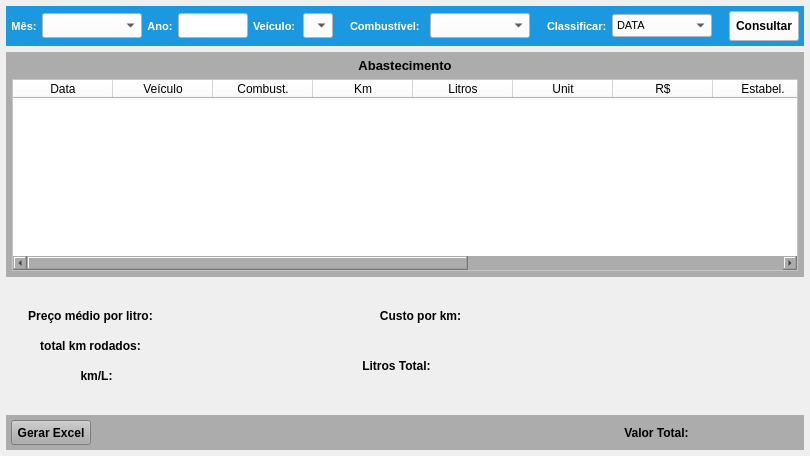
<?xml version="1.0" encoding="UTF-8"?>
<ui version="4.0">
 <class>MainWindow</class>
 <widget class="QMainWindow" name="MainWindow">
  <property name="geometry">
   <rect>
    <x>0</x>
    <y>0</y>
    <width>804</width>
    <height>456</height>
   </rect>
  </property>
  <property name="windowTitle">
   <string>Abastecimento Mensal/Anual</string>
  </property>
  <widget class="QWidget" name="centralwidget">
   <layout class="QVBoxLayout" name="verticalLayout">
    <property name="leftMargin">
     <number>6</number>
    </property>
    <property name="topMargin">
     <number>6</number>
    </property>
    <property name="rightMargin">
     <number>6</number>
    </property>
    <property name="bottomMargin">
     <number>6</number>
    </property>
    <item>
     <widget class="QWidget" name="widget_5" native="true">
      <property name="minimumSize">
       <size>
        <width>0</width>
        <height>40</height>
       </size>
      </property>
      <property name="maximumSize">
       <size>
        <width>16777215</width>
        <height>40</height>
       </size>
      </property>
      <property name="styleSheet">
       <string notr="true">background-color: rgb(27, 152, 224);</string>
      </property>
      <layout class="QHBoxLayout" name="horizontalLayout_3">
       <property name="spacing">
        <number>5</number>
       </property>
       <property name="leftMargin">
        <number>5</number>
       </property>
       <property name="topMargin">
        <number>5</number>
       </property>
       <property name="rightMargin">
        <number>5</number>
       </property>
       <property name="bottomMargin">
        <number>5</number>
       </property>
       <item>
        <widget class="QLabel" name="label_16">
         <property name="minimumSize">
          <size>
           <width>0</width>
           <height>0</height>
          </size>
         </property>
         <property name="maximumSize">
          <size>
           <width>30</width>
           <height>16777215</height>
          </size>
         </property>
         <property name="font">
          <font>
           <pointsize>8</pointsize>
           <weight>75</weight>
           <bold>true</bold>
          </font>
         </property>
         <property name="styleSheet">
          <string notr="true">color: rgb(255, 255, 255);</string>
         </property>
         <property name="text">
          <string>Mês:</string>
         </property>
         <property name="alignment">
          <set>Qt::AlignCenter</set>
         </property>
        </widget>
       </item>
       <item>
        <widget class="QComboBox" name="combo_Meses">
         <property name="sizePolicy">
          <sizepolicy hsizetype="Preferred" vsizetype="Preferred">
           <horstretch>0</horstretch>
           <verstretch>0</verstretch>
          </sizepolicy>
         </property>
         <property name="minimumSize">
          <size>
           <width>100</width>
           <height>0</height>
          </size>
         </property>
         <property name="maximumSize">
          <size>
           <width>130</width>
           <height>25</height>
          </size>
         </property>
         <property name="font">
          <font>
           <pointsize>8</pointsize>
          </font>
         </property>
         <property name="styleSheet">
          <string notr="true">background-color: rgb(255, 255, 255);</string>
         </property>
         <item>
          <property name="text">
           <string/>
          </property>
         </item>
         <item>
          <property name="text">
           <string>1 - JANEIRO</string>
          </property>
         </item>
         <item>
          <property name="text">
           <string>2 - FEVEREIRO</string>
          </property>
         </item>
         <item>
          <property name="text">
           <string>3 - MARÇO</string>
          </property>
         </item>
         <item>
          <property name="text">
           <string>4 - ABRIL</string>
          </property>
         </item>
         <item>
          <property name="text">
           <string>5 - MAIO</string>
          </property>
         </item>
         <item>
          <property name="text">
           <string>6 - JUNHO</string>
          </property>
         </item>
         <item>
          <property name="text">
           <string>7 - JULHO</string>
          </property>
         </item>
         <item>
          <property name="text">
           <string>8 - AGOSTO</string>
          </property>
         </item>
         <item>
          <property name="text">
           <string>9 - SETEMBRO</string>
          </property>
         </item>
         <item>
          <property name="text">
           <string>10 - OUTUBRO</string>
          </property>
         </item>
         <item>
          <property name="text">
           <string>11 - NOVEMBRO</string>
          </property>
         </item>
         <item>
          <property name="text">
           <string>12 - DEZEMBRO</string>
          </property>
         </item>
        </widget>
       </item>
       <item>
        <widget class="QLabel" name="label_17">
         <property name="minimumSize">
          <size>
           <width>0</width>
           <height>0</height>
          </size>
         </property>
         <property name="maximumSize">
          <size>
           <width>30</width>
           <height>16777215</height>
          </size>
         </property>
         <property name="font">
          <font>
           <pointsize>8</pointsize>
           <weight>75</weight>
           <bold>true</bold>
          </font>
         </property>
         <property name="styleSheet">
          <string notr="true">color: rgb(255, 255, 255);</string>
         </property>
         <property name="text">
          <string>Ano:</string>
         </property>
         <property name="alignment">
          <set>Qt::AlignCenter</set>
         </property>
        </widget>
       </item>
       <item>
        <widget class="QLineEdit" name="line_Ano">
         <property name="sizePolicy">
          <sizepolicy hsizetype="Preferred" vsizetype="Preferred">
           <horstretch>0</horstretch>
           <verstretch>0</verstretch>
          </sizepolicy>
         </property>
         <property name="minimumSize">
          <size>
           <width>70</width>
           <height>0</height>
          </size>
         </property>
         <property name="maximumSize">
          <size>
           <width>70</width>
           <height>25</height>
          </size>
         </property>
         <property name="font">
          <font>
           <pointsize>8</pointsize>
          </font>
         </property>
         <property name="styleSheet">
          <string notr="true">background-color: rgb(255, 255, 255);</string>
         </property>
         <property name="text">
          <string/>
         </property>
         <property name="maxLength">
          <number>45</number>
         </property>
         <property name="alignment">
          <set>Qt::AlignCenter</set>
         </property>
        </widget>
       </item>
       <item>
        <widget class="QLabel" name="label_19">
         <property name="minimumSize">
          <size>
           <width>45</width>
           <height>0</height>
          </size>
         </property>
         <property name="maximumSize">
          <size>
           <width>45</width>
           <height>16777215</height>
          </size>
         </property>
         <property name="font">
          <font>
           <pointsize>8</pointsize>
           <weight>75</weight>
           <bold>true</bold>
          </font>
         </property>
         <property name="styleSheet">
          <string notr="true">color: rgb(255, 255, 255);</string>
         </property>
         <property name="text">
          <string>Veículo:</string>
         </property>
        </widget>
       </item>
       <item>
        <widget class="QComboBox" name="combo_Veiculo">
         <property name="sizePolicy">
          <sizepolicy hsizetype="Preferred" vsizetype="Preferred">
           <horstretch>0</horstretch>
           <verstretch>0</verstretch>
          </sizepolicy>
         </property>
         <property name="minimumSize">
          <size>
           <width>0</width>
           <height>0</height>
          </size>
         </property>
         <property name="maximumSize">
          <size>
           <width>250</width>
           <height>25</height>
          </size>
         </property>
         <property name="font">
          <font>
           <pointsize>8</pointsize>
           <weight>50</weight>
           <bold>false</bold>
          </font>
         </property>
         <property name="styleSheet">
          <string notr="true">background-color: rgb(255, 255, 255);</string>
         </property>
         <item>
          <property name="text">
           <string/>
          </property>
         </item>
        </widget>
       </item>
       <item>
        <widget class="QLabel" name="label_7">
         <property name="text">
          <string/>
         </property>
        </widget>
       </item>
       <item>
        <widget class="QLabel" name="label_22">
         <property name="minimumSize">
          <size>
           <width>75</width>
           <height>0</height>
          </size>
         </property>
         <property name="maximumSize">
          <size>
           <width>75</width>
           <height>16777215</height>
          </size>
         </property>
         <property name="font">
          <font>
           <pointsize>8</pointsize>
           <weight>75</weight>
           <bold>true</bold>
          </font>
         </property>
         <property name="styleSheet">
          <string notr="true">color: rgb(255, 255, 255);</string>
         </property>
         <property name="text">
          <string>Combustível:</string>
         </property>
        </widget>
       </item>
       <item>
        <widget class="QComboBox" name="combo_Combustivel">
         <property name="sizePolicy">
          <sizepolicy hsizetype="Preferred" vsizetype="Preferred">
           <horstretch>0</horstretch>
           <verstretch>0</verstretch>
          </sizepolicy>
         </property>
         <property name="minimumSize">
          <size>
           <width>100</width>
           <height>0</height>
          </size>
         </property>
         <property name="maximumSize">
          <size>
           <width>250</width>
           <height>25</height>
          </size>
         </property>
         <property name="font">
          <font>
           <pointsize>8</pointsize>
           <weight>50</weight>
           <bold>false</bold>
          </font>
         </property>
         <property name="styleSheet">
          <string notr="true">background-color: rgb(255, 255, 255);</string>
         </property>
         <item>
          <property name="text">
           <string/>
          </property>
         </item>
         <item>
          <property name="text">
           <string>GASOLINA</string>
          </property>
         </item>
         <item>
          <property name="text">
           <string>ETANOL</string>
          </property>
         </item>
        </widget>
       </item>
       <item>
        <widget class="QLabel" name="label_3">
         <property name="text">
          <string/>
         </property>
        </widget>
       </item>
       <item>
        <widget class="QLabel" name="label_21">
         <property name="minimumSize">
          <size>
           <width>0</width>
           <height>0</height>
          </size>
         </property>
         <property name="maximumSize">
          <size>
           <width>60</width>
           <height>16777215</height>
          </size>
         </property>
         <property name="font">
          <font>
           <pointsize>8</pointsize>
           <weight>75</weight>
           <bold>true</bold>
          </font>
         </property>
         <property name="styleSheet">
          <string notr="true">color: rgb(255, 255, 255);</string>
         </property>
         <property name="text">
          <string>Classificar:</string>
         </property>
        </widget>
       </item>
       <item>
        <widget class="QComboBox" name="combo_Classifica">
         <property name="sizePolicy">
          <sizepolicy hsizetype="Preferred" vsizetype="Preferred">
           <horstretch>0</horstretch>
           <verstretch>0</verstretch>
          </sizepolicy>
         </property>
         <property name="minimumSize">
          <size>
           <width>100</width>
           <height>0</height>
          </size>
         </property>
         <property name="maximumSize">
          <size>
           <width>120</width>
           <height>23</height>
          </size>
         </property>
         <property name="font">
          <font>
           <pointsize>8</pointsize>
           <weight>50</weight>
           <bold>false</bold>
          </font>
         </property>
         <property name="styleSheet">
          <string notr="true">background-color: rgb(255, 255, 255);</string>
         </property>
         <item>
          <property name="text">
           <string>DATA</string>
          </property>
         </item>
         <item>
          <property name="text">
           <string>MAIOR VALOR</string>
          </property>
         </item>
         <item>
          <property name="text">
           <string>MENOR VALOR</string>
          </property>
         </item>
        </widget>
       </item>
       <item>
        <widget class="QLabel" name="label">
         <property name="text">
          <string/>
         </property>
        </widget>
       </item>
       <item>
        <widget class="QPushButton" name="btn_Consulta">
         <property name="sizePolicy">
          <sizepolicy hsizetype="Preferred" vsizetype="Preferred">
           <horstretch>0</horstretch>
           <verstretch>0</verstretch>
          </sizepolicy>
         </property>
         <property name="minimumSize">
          <size>
           <width>0</width>
           <height>0</height>
          </size>
         </property>
         <property name="maximumSize">
          <size>
           <width>70</width>
           <height>30</height>
          </size>
         </property>
         <property name="font">
          <font>
           <pointsize>9</pointsize>
           <weight>75</weight>
           <bold>true</bold>
          </font>
         </property>
         <property name="cursor">
          <cursorShape>PointingHandCursor</cursorShape>
         </property>
         <property name="styleSheet">
          <string notr="true">background-color: rgb(255, 255, 255);</string>
         </property>
         <property name="text">
          <string>Consultar</string>
         </property>
        </widget>
       </item>
      </layout>
     </widget>
    </item>
    <item>
     <widget class="QWidget" name="widget_3" native="true">
      <layout class="QHBoxLayout" name="horizontalLayout_2">
       <property name="leftMargin">
        <number>0</number>
       </property>
       <property name="topMargin">
        <number>0</number>
       </property>
       <property name="rightMargin">
        <number>0</number>
       </property>
       <property name="bottomMargin">
        <number>0</number>
       </property>
       <item>
        <widget class="QWidget" name="widget_9" native="true">
         <layout class="QVBoxLayout" name="verticalLayout_4">
          <property name="leftMargin">
           <number>0</number>
          </property>
          <property name="topMargin">
           <number>0</number>
          </property>
          <property name="rightMargin">
           <number>0</number>
          </property>
          <property name="bottomMargin">
           <number>0</number>
          </property>
          <item>
           <widget class="QWidget" name="widget_4" native="true">
            <property name="minimumSize">
             <size>
              <width>0</width>
              <height>0</height>
             </size>
            </property>
            <property name="styleSheet">
             <string notr="true">background-color: rgb(172, 172, 172);</string>
            </property>
            <layout class="QVBoxLayout" name="verticalLayout_2">
             <property name="spacing">
              <number>6</number>
             </property>
             <property name="leftMargin">
              <number>6</number>
             </property>
             <property name="topMargin">
              <number>6</number>
             </property>
             <property name="rightMargin">
              <number>6</number>
             </property>
             <property name="bottomMargin">
              <number>6</number>
             </property>
             <item>
              <widget class="QLabel" name="label_5">
               <property name="minimumSize">
                <size>
                 <width>0</width>
                 <height>0</height>
                </size>
               </property>
               <property name="maximumSize">
                <size>
                 <width>16777215</width>
                 <height>25</height>
                </size>
               </property>
               <property name="font">
                <font>
                 <pointsize>10</pointsize>
                 <weight>75</weight>
                 <bold>true</bold>
                </font>
               </property>
               <property name="text">
                <string>Abastecimento</string>
               </property>
               <property name="alignment">
                <set>Qt::AlignCenter</set>
               </property>
              </widget>
             </item>
             <item>
              <widget class="QTableWidget" name="table_Lista">
               <property name="sizePolicy">
                <sizepolicy hsizetype="Preferred" vsizetype="Preferred">
                 <horstretch>0</horstretch>
                 <verstretch>0</verstretch>
                </sizepolicy>
               </property>
               <property name="font">
                <font>
                 <pointsize>8</pointsize>
                </font>
               </property>
               <property name="styleSheet">
                <string notr="true">background-color: rgb(255, 255, 255);</string>
               </property>
               <column>
                <property name="text">
                 <string>Data</string>
                </property>
               </column>
               <column>
                <property name="text">
                 <string>Veículo</string>
                </property>
               </column>
               <column>
                <property name="text">
                 <string>Combust.</string>
                </property>
               </column>
               <column>
                <property name="text">
                 <string>Km</string>
                </property>
               </column>
               <column>
                <property name="text">
                 <string>Litros</string>
                </property>
               </column>
               <column>
                <property name="text">
                 <string>Unit</string>
                </property>
               </column>
               <column>
                <property name="text">
                 <string>R$</string>
                </property>
               </column>
               <column>
                <property name="text">
                 <string>Estabel.</string>
                </property>
               </column>
               <column>
                <property name="text">
                 <string>Obs</string>
                </property>
               </column>
               <column>
                <property name="text">
                 <string>Km rodados</string>
                </property>
               </column>
               <column>
                <property name="text">
                 <string>km/Lt</string>
                </property>
               </column>
               <column>
                <property name="text">
                 <string>Custo por km</string>
                </property>
               </column>
              </widget>
             </item>
            </layout>
           </widget>
          </item>
          <item>
           <widget class="QWidget" name="widget_2" native="true">
            <widget class="QLabel" name="label_medio_por_lt">
             <property name="geometry">
              <rect>
               <x>160</x>
               <y>20</y>
               <width>100</width>
               <height>25</height>
              </rect>
             </property>
             <property name="maximumSize">
              <size>
               <width>100</width>
               <height>25</height>
              </size>
             </property>
             <property name="font">
              <font>
               <pointsize>9</pointsize>
               <weight>75</weight>
               <bold>true</bold>
              </font>
             </property>
             <property name="text">
              <string/>
             </property>
             <property name="alignment">
              <set>Qt::AlignCenter</set>
             </property>
            </widget>
            <widget class="QLabel" name="label_20">
             <property name="geometry">
              <rect>
               <x>14</x>
               <y>20</y>
               <width>141</width>
               <height>25</height>
              </rect>
             </property>
             <property name="sizePolicy">
              <sizepolicy hsizetype="Expanding" vsizetype="Preferred">
               <horstretch>0</horstretch>
               <verstretch>0</verstretch>
              </sizepolicy>
             </property>
             <property name="minimumSize">
              <size>
               <width>0</width>
               <height>0</height>
              </size>
             </property>
             <property name="maximumSize">
              <size>
               <width>16777215</width>
               <height>16777215</height>
              </size>
             </property>
             <property name="font">
              <font>
               <pointsize>9</pointsize>
               <weight>75</weight>
               <bold>true</bold>
              </font>
             </property>
             <property name="text">
              <string>Preço médio por litro:</string>
             </property>
             <property name="alignment">
              <set>Qt::AlignCenter</set>
             </property>
            </widget>
            <widget class="QLabel" name="label_23">
             <property name="geometry">
              <rect>
               <x>14</x>
               <y>50</y>
               <width>141</width>
               <height>25</height>
              </rect>
             </property>
             <property name="sizePolicy">
              <sizepolicy hsizetype="Expanding" vsizetype="Preferred">
               <horstretch>0</horstretch>
               <verstretch>0</verstretch>
              </sizepolicy>
             </property>
             <property name="minimumSize">
              <size>
               <width>0</width>
               <height>0</height>
              </size>
             </property>
             <property name="maximumSize">
              <size>
               <width>16777215</width>
               <height>16777215</height>
              </size>
             </property>
             <property name="font">
              <font>
               <pointsize>9</pointsize>
               <weight>75</weight>
               <bold>true</bold>
              </font>
             </property>
             <property name="text">
              <string>total km rodados:</string>
             </property>
             <property name="alignment">
              <set>Qt::AlignCenter</set>
             </property>
            </widget>
            <widget class="QLabel" name="label_total_km_rodados">
             <property name="geometry">
              <rect>
               <x>160</x>
               <y>50</y>
               <width>100</width>
               <height>25</height>
              </rect>
             </property>
             <property name="maximumSize">
              <size>
               <width>100</width>
               <height>25</height>
              </size>
             </property>
             <property name="font">
              <font>
               <pointsize>9</pointsize>
               <weight>75</weight>
               <bold>true</bold>
              </font>
             </property>
             <property name="text">
              <string/>
             </property>
             <property name="alignment">
              <set>Qt::AlignCenter</set>
             </property>
            </widget>
            <widget class="QLabel" name="label_total_km_lt">
             <property name="geometry">
              <rect>
               <x>166</x>
               <y>80</y>
               <width>100</width>
               <height>25</height>
              </rect>
             </property>
             <property name="maximumSize">
              <size>
               <width>100</width>
               <height>25</height>
              </size>
             </property>
             <property name="font">
              <font>
               <pointsize>9</pointsize>
               <weight>75</weight>
               <bold>true</bold>
              </font>
             </property>
             <property name="text">
              <string/>
             </property>
             <property name="alignment">
              <set>Qt::AlignCenter</set>
             </property>
            </widget>
            <widget class="QLabel" name="label_24">
             <property name="geometry">
              <rect>
               <x>20</x>
               <y>80</y>
               <width>141</width>
               <height>25</height>
              </rect>
             </property>
             <property name="sizePolicy">
              <sizepolicy hsizetype="Expanding" vsizetype="Preferred">
               <horstretch>0</horstretch>
               <verstretch>0</verstretch>
              </sizepolicy>
             </property>
             <property name="minimumSize">
              <size>
               <width>0</width>
               <height>0</height>
              </size>
             </property>
             <property name="maximumSize">
              <size>
               <width>16777215</width>
               <height>16777215</height>
              </size>
             </property>
             <property name="font">
              <font>
               <pointsize>9</pointsize>
               <weight>75</weight>
               <bold>true</bold>
              </font>
             </property>
             <property name="text">
              <string>km/L:</string>
             </property>
             <property name="alignment">
              <set>Qt::AlignCenter</set>
             </property>
            </widget>
            <widget class="QLabel" name="label_25">
             <property name="geometry">
              <rect>
               <x>344</x>
               <y>20</y>
               <width>141</width>
               <height>25</height>
              </rect>
             </property>
             <property name="sizePolicy">
              <sizepolicy hsizetype="Expanding" vsizetype="Preferred">
               <horstretch>0</horstretch>
               <verstretch>0</verstretch>
              </sizepolicy>
             </property>
             <property name="minimumSize">
              <size>
               <width>0</width>
               <height>0</height>
              </size>
             </property>
             <property name="maximumSize">
              <size>
               <width>16777215</width>
               <height>16777215</height>
              </size>
             </property>
             <property name="font">
              <font>
               <pointsize>9</pointsize>
               <weight>75</weight>
               <bold>true</bold>
              </font>
             </property>
             <property name="text">
              <string>Custo por km:</string>
             </property>
             <property name="alignment">
              <set>Qt::AlignCenter</set>
             </property>
            </widget>
            <widget class="QLabel" name="label_total_custo_km">
             <property name="geometry">
              <rect>
               <x>490</x>
               <y>20</y>
               <width>100</width>
               <height>25</height>
              </rect>
             </property>
             <property name="maximumSize">
              <size>
               <width>100</width>
               <height>25</height>
              </size>
             </property>
             <property name="font">
              <font>
               <pointsize>9</pointsize>
               <weight>75</weight>
               <bold>true</bold>
              </font>
             </property>
             <property name="text">
              <string/>
             </property>
             <property name="alignment">
              <set>Qt::AlignCenter</set>
             </property>
            </widget>
            <widget class="QLabel" name="label_total_litros">
             <property name="geometry">
              <rect>
               <x>466</x>
               <y>70</y>
               <width>100</width>
               <height>25</height>
              </rect>
             </property>
             <property name="maximumSize">
              <size>
               <width>100</width>
               <height>25</height>
              </size>
             </property>
             <property name="font">
              <font>
               <pointsize>9</pointsize>
               <weight>75</weight>
               <bold>true</bold>
              </font>
             </property>
             <property name="text">
              <string/>
             </property>
             <property name="alignment">
              <set>Qt::AlignCenter</set>
             </property>
            </widget>
            <widget class="QLabel" name="label_26">
             <property name="geometry">
              <rect>
               <x>320</x>
               <y>70</y>
               <width>141</width>
               <height>25</height>
              </rect>
             </property>
             <property name="sizePolicy">
              <sizepolicy hsizetype="Expanding" vsizetype="Preferred">
               <horstretch>0</horstretch>
               <verstretch>0</verstretch>
              </sizepolicy>
             </property>
             <property name="minimumSize">
              <size>
               <width>0</width>
               <height>0</height>
              </size>
             </property>
             <property name="maximumSize">
              <size>
               <width>16777215</width>
               <height>16777215</height>
              </size>
             </property>
             <property name="font">
              <font>
               <pointsize>9</pointsize>
               <weight>75</weight>
               <bold>true</bold>
              </font>
             </property>
             <property name="text">
              <string>Litros Total:</string>
             </property>
             <property name="alignment">
              <set>Qt::AlignCenter</set>
             </property>
            </widget>
           </widget>
          </item>
          <item>
           <widget class="QWidget" name="widget" native="true">
            <property name="maximumSize">
             <size>
              <width>16777215</width>
              <height>35</height>
             </size>
            </property>
            <property name="styleSheet">
             <string notr="true">background-color: rgb(172, 172, 172);</string>
            </property>
            <layout class="QHBoxLayout" name="horizontalLayout">
             <property name="spacing">
              <number>5</number>
             </property>
             <property name="leftMargin">
              <number>5</number>
             </property>
             <property name="topMargin">
              <number>5</number>
             </property>
             <property name="rightMargin">
              <number>5</number>
             </property>
             <property name="bottomMargin">
              <number>5</number>
             </property>
             <item>
              <widget class="QPushButton" name="btn_Excel">
               <property name="sizePolicy">
                <sizepolicy hsizetype="Preferred" vsizetype="Preferred">
                 <horstretch>0</horstretch>
                 <verstretch>0</verstretch>
                </sizepolicy>
               </property>
               <property name="minimumSize">
                <size>
                 <width>0</width>
                 <height>0</height>
                </size>
               </property>
               <property name="maximumSize">
                <size>
                 <width>80</width>
                 <height>30</height>
                </size>
               </property>
               <property name="font">
                <font>
                 <pointsize>9</pointsize>
                 <weight>75</weight>
                 <bold>true</bold>
                </font>
               </property>
               <property name="cursor">
                <cursorShape>PointingHandCursor</cursorShape>
               </property>
               <property name="text">
                <string>Gerar Excel</string>
               </property>
              </widget>
             </item>
             <item>
              <widget class="QLabel" name="label_Excel">
               <property name="text">
                <string/>
               </property>
              </widget>
             </item>
             <item>
              <widget class="QLabel" name="label_18">
               <property name="minimumSize">
                <size>
                 <width>75</width>
                 <height>0</height>
                </size>
               </property>
               <property name="maximumSize">
                <size>
                 <width>75</width>
                 <height>16777215</height>
                </size>
               </property>
               <property name="font">
                <font>
                 <pointsize>9</pointsize>
                 <weight>75</weight>
                 <bold>true</bold>
                </font>
               </property>
               <property name="text">
                <string>Valor Total:</string>
               </property>
               <property name="alignment">
                <set>Qt::AlignCenter</set>
               </property>
              </widget>
             </item>
             <item>
              <widget class="QLabel" name="label_Valor_Total">
               <property name="maximumSize">
                <size>
                 <width>100</width>
                 <height>25</height>
                </size>
               </property>
               <property name="font">
                <font>
                 <pointsize>9</pointsize>
                 <weight>75</weight>
                 <bold>true</bold>
                </font>
               </property>
               <property name="text">
                <string/>
               </property>
               <property name="alignment">
                <set>Qt::AlignCenter</set>
               </property>
              </widget>
             </item>
            </layout>
           </widget>
          </item>
         </layout>
        </widget>
       </item>
      </layout>
     </widget>
    </item>
   </layout>
  </widget>
 </widget>
 <resources/>
 <connections/>
</ui>
